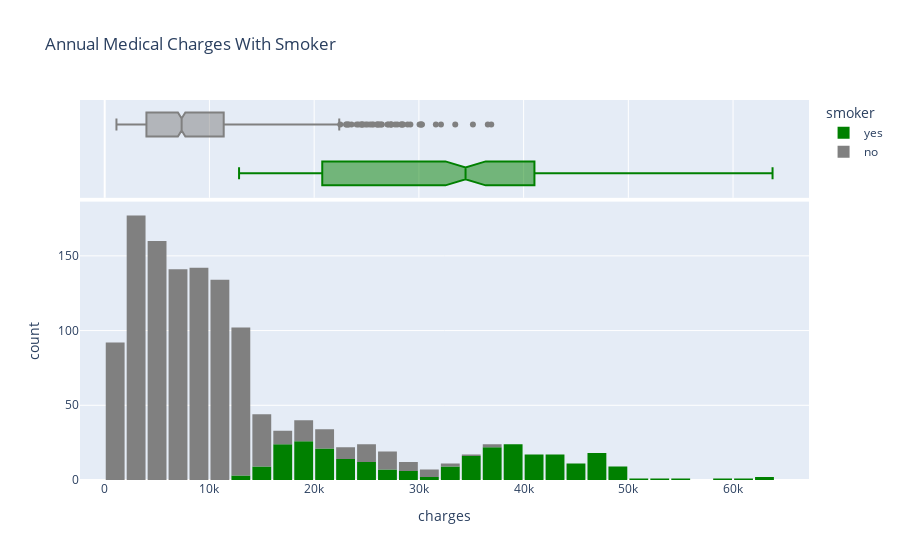

Notebook code for this chart:
### Code cell
fig = px.histogram(medical_df,
                  x='charges',
                  marginal='box',
                  color='smoker',
                  color_discrete_sequence=['green','grey'],
                  title='Annual Medical Charges With Smoker')
fig.update_layout(bargap=0.1)
fig.show()

### Figure 1 — Plotly figure (JSON) as saved in the notebook; plotly's stock layout.template omitted (floating-point values rounded to 4 significant figures; data arrays with more than 128 entries replaced by an {"elided": "..."} marker saying what was removed)
{"data": [{"bingroup": "x", "hovertemplate": "smoker=yes<br>charges=%{x}<br>count=%{y}<extra></extra>", "legendgroup": "yes", "marker": {"color": "green", "pattern": {"shape": ""}}, "name": "yes", "orientation": "v", "showlegend": true, "type": "histogram", "x": {"elided": "274 float values"}, "xaxis": "x", "yaxis": "y"}, {"hovertemplate": "smoker=yes<br>charges=%{x}<extra></extra>", "legendgroup": "yes", "marker": {"color": "green"}, "name": "yes", "notched": true, "showlegend": false, "type": "box", "x": {"elided": "274 float values"}, "xaxis": "x2", "yaxis": "y2"}, {"bingroup": "x", "hovertemplate": "smoker=no<br>charges=%{x}<br>count=%{y}<extra></extra>", "legendgroup": "no", "marker": {"color": "grey", "pattern": {"shape": ""}}, "name": "no", "orientation": "v", "showlegend": true, "type": "histogram", "x": {"elided": "1064 float values"}, "xaxis": "x", "yaxis": "y"}, {"hovertemplate": "smoker=no<br>charges=%{x}<extra></extra>", "legendgroup": "no", "marker": {"color": "grey"}, "name": "no", "notched": true, "showlegend": false, "type": "box", "x": {"elided": "1064 float values"}, "xaxis": "x2", "yaxis": "y2"}], "layout": {"bargap": 0.1, "barmode": "relative", "legend": {"title": {"text": "smoker"}, "tracegroupgap": 0}, "title": {"text": "Annual Medical Charges With Smoker"}, "xaxis": {"anchor": "y", "domain": [0, 1], "title": {"text": "charges"}}, "xaxis2": {"anchor": "y2", "domain": [0, 1], "matches": "x", "showgrid": true, "showticklabels": false}, "yaxis": {"anchor": "x", "domain": [0, 0.7326], "title": {"text": "count"}}, "yaxis2": {"anchor": "x2", "domain": [0.7426, 1], "matches": "y2", "showgrid": false, "showline": false, "showticklabels": false, "ticks": ""}}}
